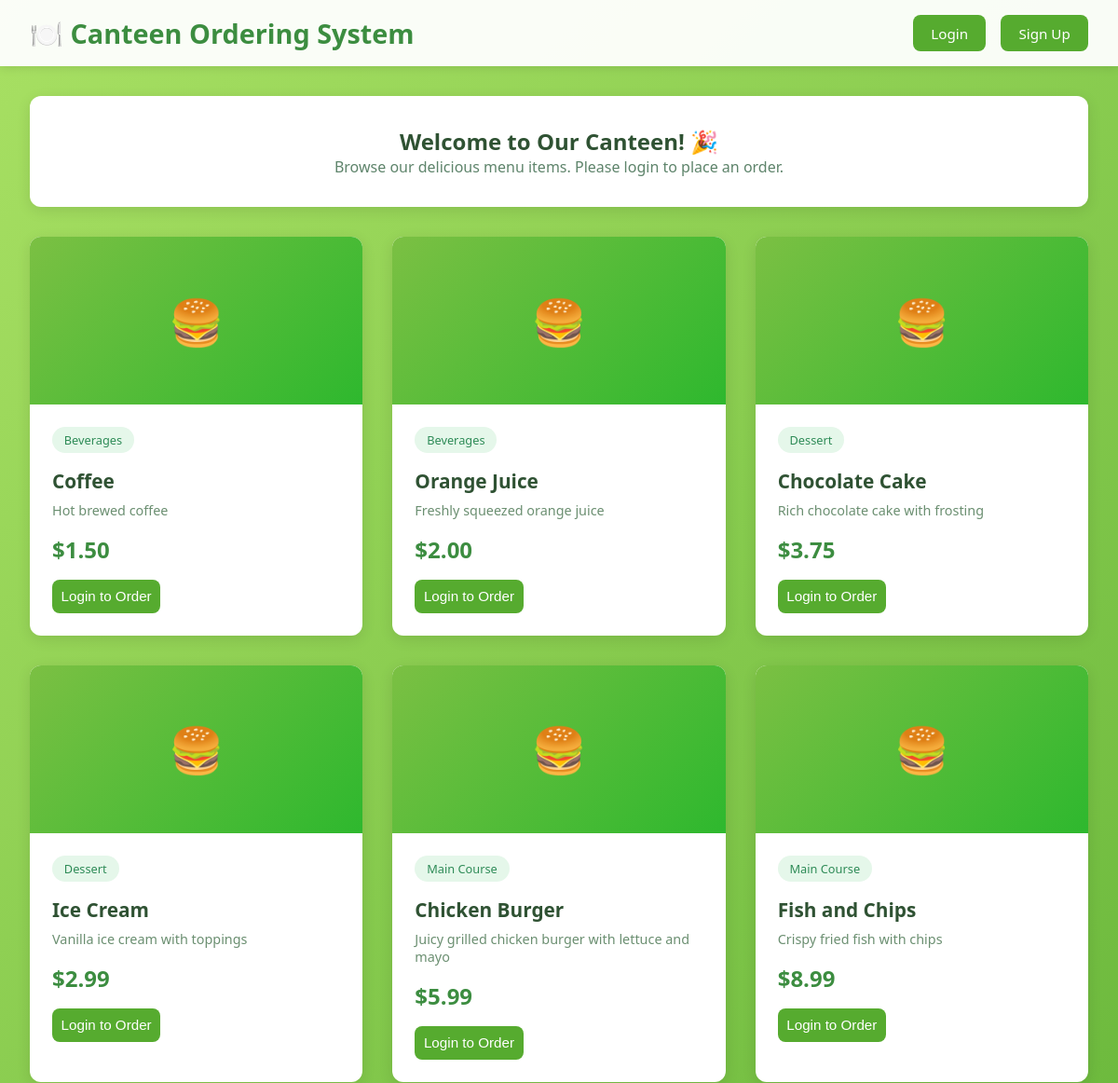
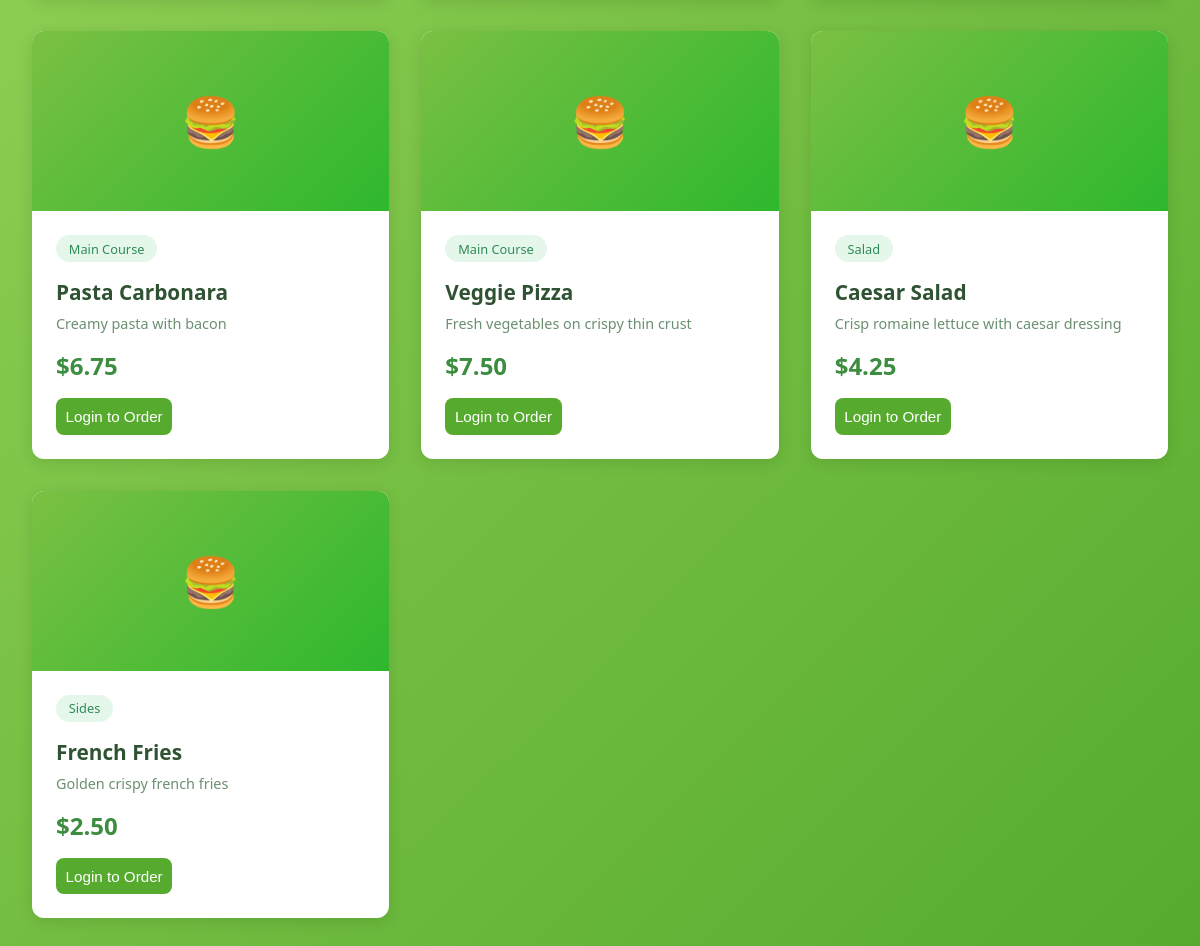
The page / on the database its author committed (2 pictures, top to bottom).
### tables this page shows
CREATE TABLE food_items (
    id INT PRIMARY KEY AUTO_INCREMENT,
    name VARCHAR(100) NOT NULL,
    description TEXT,
    price DECIMAL(10, 2) NOT NULL,
    category VARCHAR(50),
    image_url VARCHAR(255),
    available BOOLEAN DEFAULT TRUE,
    created_at TIMESTAMP DEFAULT CURRENT_TIMESTAMP
);

### config.php (called while the page is built, shortened)
<?php
function isLoggedIn() {
    return isset($_SESSION['user_id']);
}
?>

### index.php (the view, shortened to what this page needs)
<?php
require_once 'config.php';
$conn = getDBConnection();
$result = $conn->query("SELECT * FROM food_items WHERE available = TRUE ORDER BY category, name");
?>
<!DOCTYPE html>
<html lang="en">
<head>
</head>
<body>
    <nav class="navbar">
        <h1>🍽️ Canteen Ordering System</h1>
        <div class="navbar-links">
            <?php if (isLoggedIn()): ?>
                <span class="user-info">Hello, <?php echo htmlspecialchars($_SESSION['full_name']); ?> (<?php echo ucfirst($_SESSION['role']); ?>)</span>
                <?php if (hasRole('admin')): ?>
                    <a href="admin.php">Admin Panel</a>
                <?php else: ?>
                    <a href="cart.php">
                        Cart
                        <?php if (isset($_SESSION['cart']) && count($_SESSION['cart']) > 0): ?>
                            <span class="cart-badge"><?php echo array_sum($_SESSION['cart']); ?></span>
                        <?php endif; ?>
                    </a>
                    <a href="my_orders.php">My Orders</a>
                <?php endif; ?>
                <a href="logout.php">Logout</a>
            <?php else: ?>
                <a href="login.php">Login</a>
                <a href="register.php">Sign Up</a>
            <?php endif; ?>
        </div>
    </nav>
    <div class="container">
        <div class="welcome-banner">
            <h2>Welcome to Our Canteen! 🎉</h2>
            <p>Browse our delicious menu items. <?php echo !isLoggedIn() ? 'Please login to place an order.' : 'Add items to your cart and place your order!'; ?></p>
        </div>
        <div class="food-grid">
            <?php while ($food = $result->fetch_assoc()): ?>
                <div class="food-card">
                    <div class="food-image">🍔</div>
                    <div class="food-content">
                        <span class="food-category"><?php echo htmlspecialchars($food['category']); ?></span>
                        <h3 class="food-name"><?php echo htmlspecialchars($food['name']); ?></h3>
                        <p class="food-description"><?php echo htmlspecialchars($food['description']); ?></p>
                        <div class="food-price">$<?php echo number_format($food['price'], 2); ?></div>
                        <?php if (isLoggedIn() && !hasRole('admin')): ?>
                            <form method="POST" class="order-form">
                                <input type="hidden" name="food_id" value="<?php echo $food['id']; ?>">
                                <input type="number" name="quantity" class="quantity-input" value="1" min="1" max="99">
                                <button type="submit" name="add_to_cart" class="add-to-cart-btn">Add to Cart</button>
                            </form>
                        <?php elseif (!isLoggedIn()): ?>
                            <button class="add-to-cart-btn" onclick="location.href='login.php'">Login to Order</button>
                        <?php endif; ?>
                    </div>
                </div>
            <?php endwhile; ?>
        </div>
    </div>
</body>
</html>

### index.php (style rules this page uses)
* { margin: 0; padding: 0; box-sizing: border-box; }
body { font-family: 'Segoe UI', Tahoma, Geneva, Verdana, sans-serif; background: linear-gradient(135deg, #a8e063 0%, #56ab2f 100%); min-height: 100vh; }
.navbar { background: rgba(255, 255, 255, 0.95); padding: 1rem 2rem; box-shadow: 0 2px 10px rgba(0,0,0,0.1); display: flex; justify-content: space-between; align-items: center; }
.navbar h1 { color: #3c8d40; font-size: 1.8rem; }
.navbar-links { display: flex; gap: 1rem; align-items: center; }
.navbar-links a, .btn { text-decoration: none; color: #fff; background: #56ab2f; padding: 0.6rem 1.2rem; border-radius: 8px; transition: all 0.3s; border: none; cursor: pointer; font-size: 0.95rem; }
.container { max-width: 1200px; margin: 2rem auto; padding: 0 2rem; }
.welcome-banner { background: white; padding: 2rem; border-radius: 12px; margin-bottom: 2rem; text-align: center; box-shadow: 0 4px 15px rgba(0,0,0,0.1); }
.welcome-banner h2 { color: #2f5233; }
.welcome-banner p { color: #5e846b; }
.food-grid { display: grid; grid-template-columns: repeat(auto-fill, minmax(280px, 1fr)); gap: 2rem; margin-top: 2rem; }
.food-card { background: white; border-radius: 12px; overflow: hidden; box-shadow: 0 4px 15px rgba(0,0,0,0.1); transition: transform 0.3s; }
.food-image { width: 100%; height: 180px; background: linear-gradient(135deg, #7bc043 0%, #2eb82e 100%); display: flex; align-items: center; justify-content: center; color: white; font-size: 3rem; }
.food-content { padding: 1.5rem; }
.food-category { background: #e5f7ea; color: #2e8b57; padding: 0.3rem 0.8rem; border-radius: 20px; font-size: 0.8rem; display: inline-block; margin-bottom: 0.5rem; }
.food-name { font-size: 1.3rem; color: #2f5233; margin: 0.5rem 0; }
.food-description { color: #6b8f71; font-size: 0.9rem; margin-bottom: 1rem; }
.food-price { font-size: 1.5rem; color: #3c8d40; font-weight: bold; margin-bottom: 1rem; }
.add-to-cart-btn { flex: 1; background: #56ab2f; color: white; border: none; padding: 0.6rem; border-radius: 8px; cursor: pointer; font-size: 0.95rem; transition: all 0.3s; }

### rows shown on the page
food_items: category "Beverages", name "Coffee", description "Hot brewed coffee", price "1.50"
food_items: category "Beverages", name "Orange Juice", description "Freshly squeezed orange juice", price "2.00"
food_items: category "Dessert", name "Chocolate Cake", description "Rich chocolate cake with frosting", price "3.75"
food_items: category "Dessert", name "Ice Cream", description "Vanilla ice cream with toppings", price "2.99"
food_items: category "Main Course", name "Chicken Burger", description "Juicy grilled chicken burger with lettuce and mayo", price "5.99"
food_items: category "Main Course", name "Fish and Chips", description "Crispy fried fish with chips", price "8.99"
food_items: category "Main Course", name "Pasta Carbonara", description "Creamy pasta with bacon", price "6.75"
food_items: category "Main Course", name "Veggie Pizza", description "Fresh vegetables on crispy thin crust", price "7.50"
food_items: category "Salad", name "Caesar Salad", description "Crisp romaine lettuce with caesar dressing", price "4.25"
food_items: category "Sides", name "French Fries", description "Golden crispy french fries", price "2.50"
